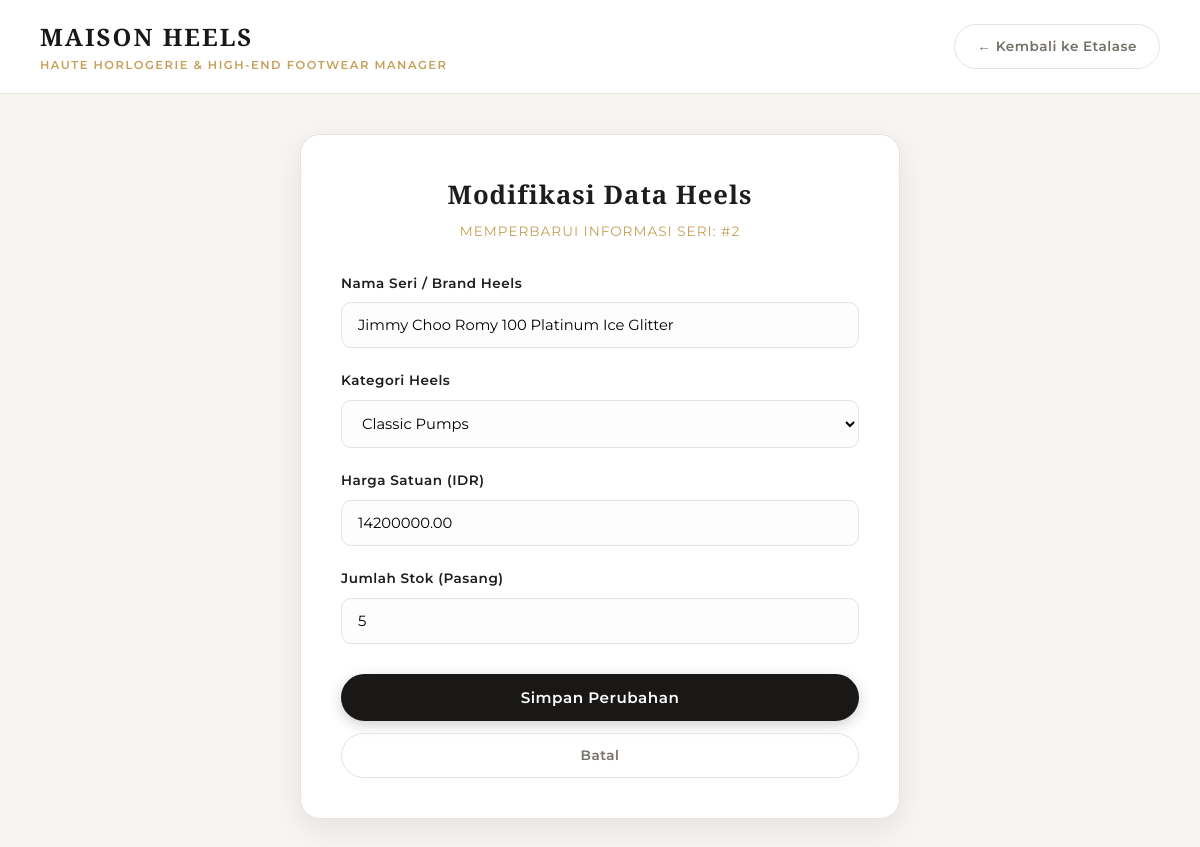
Page /edit.php?id=2 on the committed database.
### tables this page shows
CREATE TABLE products (
    id INT AUTO_INCREMENT PRIMARY KEY,
    name VARCHAR(100) NOT NULL UNIQUE,
    category VARCHAR(50) NOT NULL DEFAULT 'Stiletto',
    price DECIMAL(12,2) NOT NULL,
    stock INT NOT NULL DEFAULT 0,
    created_at TIMESTAMP DEFAULT CURRENT_TIMESTAMP
);

### public/edit.php (the view, shortened to what this page needs)
<?php
require_once __DIR__ . '/../config/db.php';
$id = filter_input(INPUT_GET, 'id', FILTER_VALIDATE_INT);
$stmt = $pdo->prepare("SELECT * FROM products WHERE id = :id");
$stmt->execute(['id' => $id]);
$product = $stmt->fetch();
$name      = $product['name'];
$category  = $product['category'];
$price_raw = $product['price'];
$stock_raw = $product['stock'];
$categories = [
    'Stiletto',
    'Classic Pumps',
    'Jeweled Pumps',
    'Strappy Heels',
    'Mules & Slingback',
    'Platform Heels',
    'Kitten Heels'
];
?>
<!DOCTYPE html>
<html lang="id">
<head>
    <link rel="stylesheet" href="assets/style.css">
</head>
<body>
    <header class="navbar">
        <div class="brand-area">
            <span class="brand-title">MAISON HEELS</span>
            <span class="brand-subtitle">Haute Horlogerie & High-End Footwear Manager</span>
        </div>
        <a href="index.php" class="btn btn-outline">← Kembali ke Etalase</a>
    </header>
    <main class="container">
        <div class="form-wrapper">
            <div class="form-header">
                <h2>Modifikasi Data Heels</h2>
                <p>Memperbarui Informasi Seri: #<?= (int)$product['id'] ?></p>
            </div>
            <form method="POST" action="edit.php?id=<?= (int)$id ?>" novalidate>
                <div class="form-group">
                    <label for="name">Nama Seri / Brand Heels</label>
                    <input
                        type="text"
                        id="name"
                        name="name"
                        class="form-control"
                        value="<?= htmlspecialchars($name, ENT_QUOTES, 'UTF-8') ?>"
                        required
                    >
                </div>
                <div class="form-group">
                    <label for="category">Kategori Heels</label>
                    <select id="category" name="category" class="form-control" required>
                        <?php foreach ($categories as $cat): ?>
                            <option value="<?= htmlspecialchars($cat, ENT_QUOTES, 'UTF-8') ?>" <?= $category === $cat ? 'selected' : '' ?>>
                                <?= htmlspecialchars($cat, ENT_QUOTES, 'UTF-8') ?>
                            </option>
                        <?php endforeach; ?>
                    </select>
                </div>
                <div class="form-group">
                    <label for="price">Harga Satuan (IDR)</label>
                    <input
                        type="number"
                        id="price"
                        name="price"
                        class="form-control"
                        min="1"
                        step="any"
                        value="<?= htmlspecialchars((string)$price_raw, ENT_QUOTES, 'UTF-8') ?>"
                        required
                    >
                </div>
                <div class="form-group">
                    <label for="stock">Jumlah Stok (Pasang)</label>
                    <input
                        type="number"
                        id="stock"
                        name="stock"
                        class="form-control"
                        min="0"
                        value="<?= htmlspecialchars((string)$stock_raw, ENT_QUOTES, 'UTF-8') ?>"
                        required
                    >
                </div>
                <div class="form-buttons">
                    <button type="submit" class="btn btn-primary">Simpan Perubahan</button>
                    <a href="index.php" class="btn btn-outline">Batal</a>
                </div>
            </form>
        </div>
    </main>
</body>
</html>

### public/assets/style.css (style rules this page uses)
*, *::before, *::after { box-sizing: border-box; margin: 0; padding: 0; }
:root { --bg-base: #f7f5f2; --bg-surface: #ffffff; --text-primary: #1e1d1b; --text-secondary: #747069; --text-muted: #9c978f; --accent-gold: #c5a059; --accent-gold-dark: #a8823b; --accent-gold-light: #f5eedf; --border-color: #e8e3dc; --btn-dark: #191817; --btn-dark-hover: #33312e; --danger: #b84747; --danger-hover: #983535; --shadow-sm: 0 4px 12px rgba(30, 29, 27, 0.04); --shadow-md: 0 10px 30px rgba(30, 29, 27, 0.08); --shadow-lg: 0 16px 40px rgba(197, 160, 89, 0.14); }
body { font-family: 'Montserrat', sans-serif; background-color: var(--bg-base); color: var(--text-primary); line-height: 1.6; min-height: 100vh; }
.navbar { background: rgba(255, 255, 255, 0.95); backdrop-filter: blur(12px); border-bottom: 1px solid var(--border-color); padding: 18px 40px; display: flex; justify-content: space-between; align-items: center; position: sticky; top: 0; z-index: 100; }
.brand-area { display: flex; flex-direction: column; }
.brand-title { font-family: 'Cinzel', serif; font-size: 1.5rem; font-weight: 700; letter-spacing: 2px; color: var(--btn-dark); text-transform: uppercase; }
.brand-subtitle { font-size: 0.72rem; letter-spacing: 1.5px; color: var(--accent-gold); text-transform: uppercase; font-weight: 600; }
.container { max-width: 1200px; margin: 35px auto; padding: 0 25px; }
.btn { display: inline-flex; align-items: center; justify-content: center; padding: 11px 22px; font-family: 'Montserrat', sans-serif; font-size: 0.85rem; font-weight: 600; letter-spacing: 0.5px; text-decoration: none; border-radius: 30px; border: none; cursor: pointer; transition: all 0.25s ease; }
.btn-primary { background: var(--btn-dark); color: #ffffff; box-shadow: 0 4px 14px rgba(25, 24, 23, 0.2); }
.btn-outline { background: transparent; color: var(--text-secondary); border: 1px solid var(--border-color); }
.form-wrapper { max-width: 600px; margin: 40px auto; background: var(--bg-surface); border: 1px solid var(--border-color); border-radius: 20px; padding: 40px; box-shadow: var(--shadow-md); }
.form-header { text-align: center; margin-bottom: 30px; }
.form-header h2 { font-family: 'Cinzel', serif; font-size: 1.6rem; font-weight: 700; color: var(--text-primary); letter-spacing: 1px; }
.form-header p { font-size: 0.85rem; color: var(--accent-gold); text-transform: uppercase; letter-spacing: 1px; margin-top: 5px; }
.form-group { margin-bottom: 22px; }
.form-group label { display: block; font-size: 0.85rem; font-weight: 600; letter-spacing: 0.5px; color: var(--text-primary); margin-bottom: 8px; }
.form-control { width: 100%; padding: 13px 16px; font-family: inherit; font-size: 0.92rem; background: #fdfdfd; border: 1px solid var(--border-color); border-radius: 10px; outline: none; transition: all 0.25s ease; }
.form-buttons { display: flex; flex-direction: column; gap: 12px; margin-top: 30px; }
.form-buttons .btn-primary { width: 100%; padding: 14px; font-size: 0.95rem; }

### rows in the picture
products: id "2", name "Jimmy Choo Romy 100 Platinum Ice Glitter", category "Classic Pumps", price "14200000.00", stock "5"
